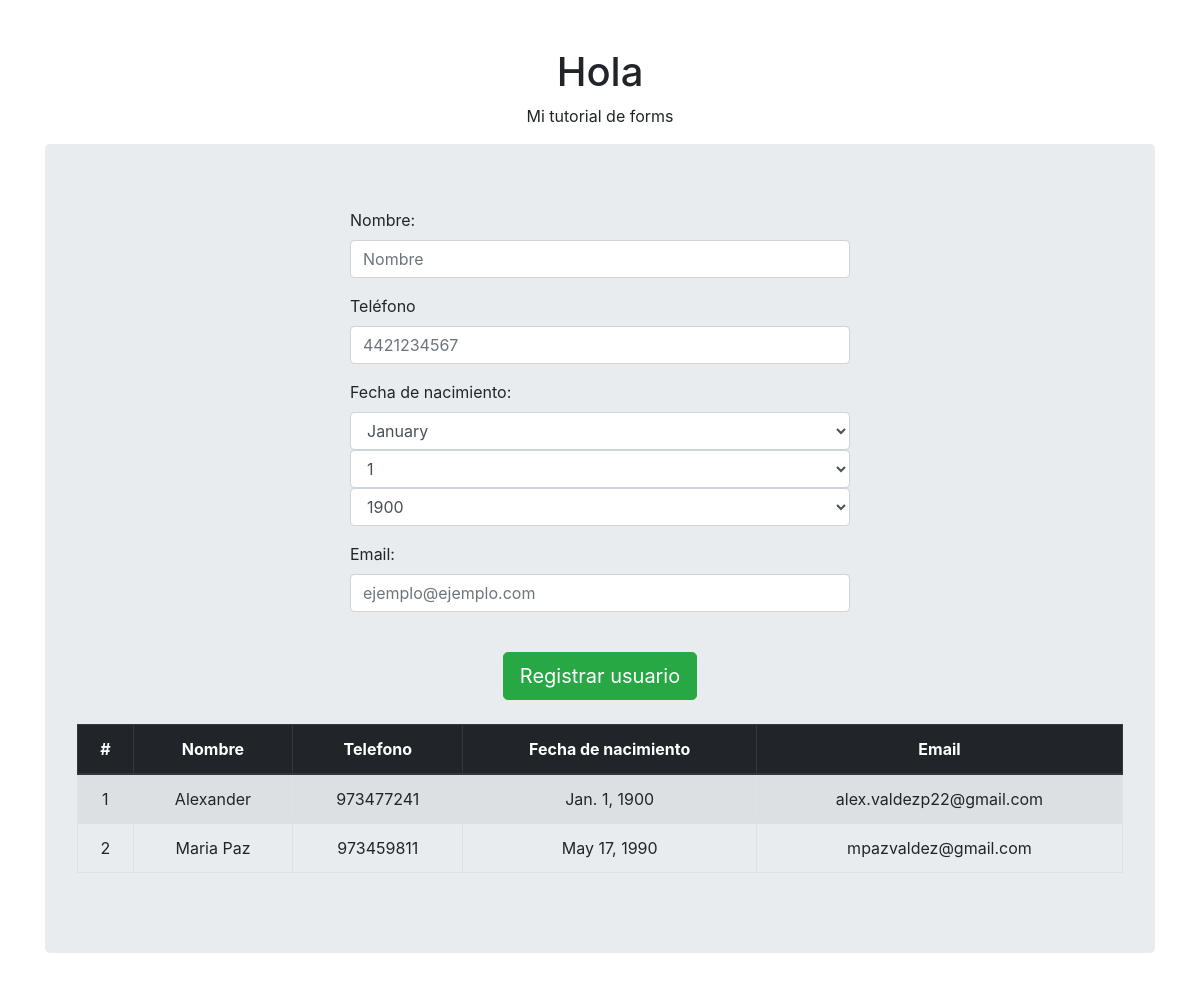
The page / on the database its author committed.
### forms/models.py (models this page shows)
class Usuarios(models.Model):
    nombre = models.CharField(max_length=15)
    telefono = models.CharField(max_length=12)
    fecha_de_nacimiento = models.DateField()
    email = models.EmailField(max_length=254)

### forms/views.py (the view)
# urls.py: path("",views.index,name='mi_form')
def index(request):
    mis_usuarios = Usuarios.objects.all()
    if request.method == 'POST':
        register_form = RegistrarUsuario(request.POST)
        if register_form.is_valid():
            success = register_form.registrar_usuario()
            return redirect('./')
    else:
        register_form = RegistrarUsuario()
        return render(request, 'forms/mi_form.html', {'register_form': register_form,'usuarios': mis_usuarios})

### forms/templates/forms/mi_form.html (shortened to what this page needs)
<!DOCTYPE html>
<html>
<head>
  <link rel="stylesheet" href="https://stackpath.bootstrapcdn.com/bootstrap/4.1.3/css/bootstrap.min.css">
</head>
<body>
  <div class="container text-center pt-5">
    <h1>Hola</h1>
    <p>Mi tutorial de forms</p>
    <div class='jumbotron'>
        <center>
            <div class="text-left" style="max-width:500px">
                <form action="{% url 'forms:mi_form' %}" method="post">
                {% for field in register_form %}
                <div class='form-group'>
                    <label for="{{ field.name }}">{{ field.label }}</label>
                    {{ field }}
                </div>
                {% endfor %}
                <br>
                <center><button type="submit" class="btn btn-success btn-lg">Registrar usuario</button></center>
                </form>
            </div>
      </center>
      <br>
      <table  class="table table-striped table-bordered">
        <thead class="thead-dark">
          <tr>
            <th>#</th>
            <th>Nombre</th>
            <th>Telefono</th>
            <th>Fecha de nacimiento</th>
            <th>Email</th>
          </tr>
        </thead>
<tbody>
          {% for user in usuarios %}
          <tr>
            <td>{{ user.id }}</td>
            <td>{{ user.nombre }}</td>
            <td>{{ user.telefono }}</td>
            <td>{{ user.fecha_de_nacimiento }}</td>
            <td>{{ user.email }}</td>
          </tr>
          {% endfor %}
        </tbody>
      </table>
    </div>
  </div>
</body>
</html>

### rows shown on the page
Usuarios: id "1", nombre "Alexander", telefono "973477241", fecha_de_nacimiento "Jan. 1, 1900", email "alex.valdezp22@gmail.com"
Usuarios: id "2", nombre "Maria Paz", telefono "973459811", fecha_de_nacimiento "May 17, 1990", email "mpazvaldez@gmail.com"

### other values the page prints
{{ field.label }} "Nombre:" "Teléfono" "Fecha de nacimiento:" "Email:"
